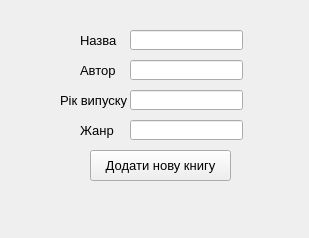
<?xml version="1.0" encoding="UTF-8"?>
<ui version="4.0">
 <class>NewBook</class>
 <widget class="QWidget" name="NewBook">
  <property name="geometry">
   <rect>
    <x>0</x>
    <y>0</y>
    <width>309</width>
    <height>238</height>
   </rect>
  </property>
  <property name="windowTitle">
   <string>Form</string>
  </property>
  <widget class="QPushButton" name="pushButton">
   <property name="geometry">
    <rect>
     <x>90</x>
     <y>150</y>
     <width>141</width>
     <height>31</height>
    </rect>
   </property>
   <property name="font">
    <font>
     <pointsize>10</pointsize>
    </font>
   </property>
   <property name="text">
    <string>Додати нову книгу</string>
   </property>
  </widget>
  <widget class="QLabel" name="label">
   <property name="geometry">
    <rect>
     <x>80</x>
     <y>30</y>
     <width>47</width>
     <height>21</height>
    </rect>
   </property>
   <property name="font">
    <font>
     <pointsize>10</pointsize>
    </font>
   </property>
   <property name="text">
    <string>Назва</string>
   </property>
  </widget>
  <widget class="QLabel" name="label_2">
   <property name="geometry">
    <rect>
     <x>80</x>
     <y>60</y>
     <width>47</width>
     <height>21</height>
    </rect>
   </property>
   <property name="font">
    <font>
     <pointsize>10</pointsize>
    </font>
   </property>
   <property name="text">
    <string>Автор</string>
   </property>
  </widget>
  <widget class="QLineEdit" name="lineEdit">
   <property name="geometry">
    <rect>
     <x>130</x>
     <y>30</y>
     <width>113</width>
     <height>20</height>
    </rect>
   </property>
   <property name="font">
    <font>
     <pointsize>10</pointsize>
    </font>
   </property>
  </widget>
  <widget class="QLineEdit" name="lineEdit_2">
   <property name="geometry">
    <rect>
     <x>130</x>
     <y>60</y>
     <width>113</width>
     <height>20</height>
    </rect>
   </property>
   <property name="font">
    <font>
     <pointsize>10</pointsize>
    </font>
   </property>
  </widget>
  <widget class="QLineEdit" name="lineEdit_3">
   <property name="geometry">
    <rect>
     <x>130</x>
     <y>90</y>
     <width>113</width>
     <height>20</height>
    </rect>
   </property>
   <property name="font">
    <font>
     <pointsize>10</pointsize>
    </font>
   </property>
  </widget>
  <widget class="QLabel" name="label_3">
   <property name="geometry">
    <rect>
     <x>60</x>
     <y>90</y>
     <width>71</width>
     <height>21</height>
    </rect>
   </property>
   <property name="font">
    <font>
     <pointsize>10</pointsize>
    </font>
   </property>
   <property name="text">
    <string>Рік випуску</string>
   </property>
  </widget>
  <widget class="QLineEdit" name="lineEdit_4">
   <property name="geometry">
    <rect>
     <x>130</x>
     <y>120</y>
     <width>113</width>
     <height>20</height>
    </rect>
   </property>
   <property name="font">
    <font>
     <pointsize>10</pointsize>
    </font>
   </property>
  </widget>
  <widget class="QLabel" name="label_4">
   <property name="geometry">
    <rect>
     <x>80</x>
     <y>120</y>
     <width>47</width>
     <height>21</height>
    </rect>
   </property>
   <property name="font">
    <font>
     <pointsize>10</pointsize>
    </font>
   </property>
   <property name="text">
    <string>Жанр</string>
   </property>
  </widget>
 </widget>
 <resources/>
 <connections/>
</ui>
